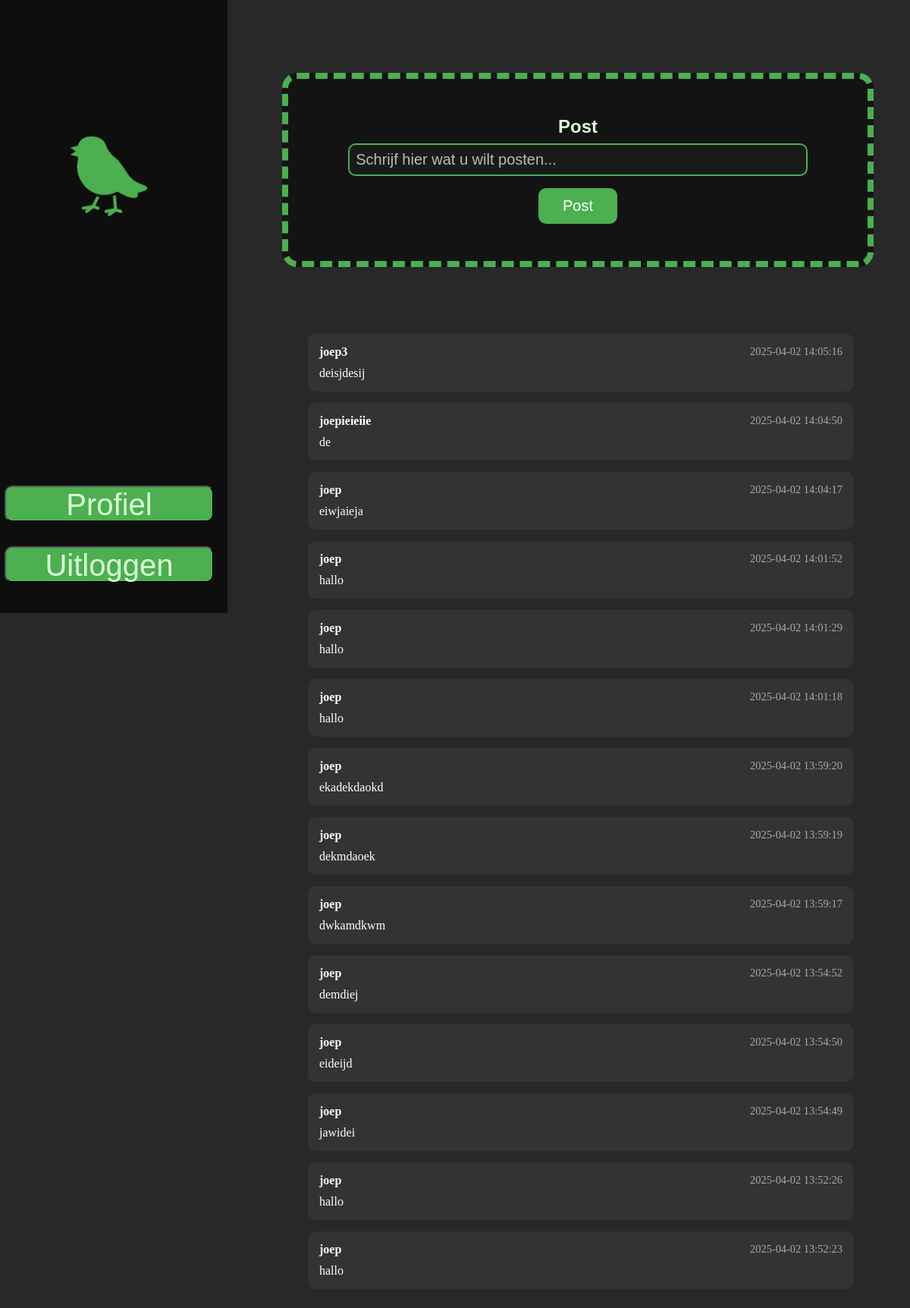
/main.php (signed in), run on the app's committed database.
### tables this page shows
CREATE TABLE `post` (
  `id` int(11) NOT NULL,
  `user_id` int(11) NOT NULL,
  `username` varchar(255) NOT NULL,
  `post` text NOT NULL,
  `date` datetime NOT NULL
);

### main.php (the view, shortened to what this page needs)
<?php
require "database/conn.php";
$stmt = $conn->prepare("SELECT * FROM `post` ORDER BY `date` DESC");
$stmt->execute();
$posts = $stmt->fetchAll(PDO::FETCH_ASSOC);
?>
<!DOCTYPE html>
<html lang="en">
<head>
    <link rel="stylesheet" href="mainpage.css">
</head>
<body>
<div class="leftsquare"></div>
<button class="btnprofiel" onclick="Profile()">Profiel</button>
<button class="btnuitloggen" onclick="window.location.href='logout.php'">Uitloggen</button>
<img class="logo" src="logo.png">
<form class="postform" action="post.php" method="post">
    <label for="post">Post</label>
    <input type="text" name="post" id="post" placeholder="Schrijf hier wat u wilt posten..." required>
    <input type="submit" value="Post">
</form>
<div class="posts-container">
    <?php foreach ($posts as $post): ?>
        <div class="post">
            <div class="post-header">
                <span class="post-username"><?php echo htmlspecialchars($post['username']); ?></span>
                <span class="post-date"><?php echo $post['date']; ?></span>
            </div>
            <div class="post-content">
                <?php echo nl2br(htmlspecialchars($post['post'])); ?>
            </div>
        </div>
    <?php endforeach; ?>
</div>
</body>
</html>

### mainpage.css (style rules this page uses)
.leftsquare { background-color: #0e0e0e; position: fixed; width: 25vw; height: 101vh; left: 0; top: 0; z-index: 10; }
html { background-color: #282828; }
.btnprofiel { color: #d9ffd8; width: 23vw; height: 6vh; font-size: 5vh; position: fixed; left: 0.5vw; top: 80vh; background-color: #4CAF50; border-radius: 10px; z-index: 20; }
.btnuitloggen { color: #d9ffd8; width: 23vw; height: 6vh; font-size: 5vh; position: fixed; left: 0.5vw; top: 90vh; background-color: #4CAF50; border-radius: 10px; z-index: 20; }
.logo { position: fixed; left: 12%; top: 10%; transform: translateX(-50%); width: 10vw; height: auto; z-index: 15; }
.postform { position: absolute; top: 12vh; left: 31vw; width: 61vw; height: 26vh; background-color: #131313; border-radius: 20px; border: 1vh dashed #4CAF50; display: flex; flex-direction: column; justify-content: center; align-items: center; padding: 2vh; }
.postform label { font-family: "Fira Sans", sans-serif; font-weight: 700; font-size: 3vh; color: #d9ffd8; margin-bottom: 1vh; }
.postform input[type="text"] { width: 80%; padding: 1vh; font-size: 2.5vh; border-radius: 10px; border: 2px solid #4CAF50; background-color: #1a1a1a; color: white; margin-bottom: 2vh; outline: none; }
.postform input[type="text"]::placeholder { color: #bbbbbb; }
.postform input[type="submit"] { background-color: #4CAF50; color: white; border: none; padding: 1.5vh 4vh; font-size: 2.5vh; cursor: pointer; border-radius: 10px; transition: background-color 0.3s ease, transform 0.2s; }
.posts-container { margin-top: 30px; padding: 10px; position: absolute; width: 60vw; left: 33vw; top: 50vh; }
.post { background-color: #333; color: #fff; margin-bottom: 15px; padding: 15px; border-radius: 10px; }
.post-header { display: flex; justify-content: space-between; margin-bottom: 10px; font-size: 1rem; }
.post-username { font-weight: bold; }
.post-date { font-size: 0.9rem; color: #aaa; }
.post-content { font-size: 1rem; }

### data on the page
post: username "joep3", date "2025-04-02 14:05:16", post "deisjdesij"
post: username "joepieieiie", date "2025-04-02 14:04:50", post "de"
post: username "joep", date "2025-04-02 14:04:17", post "eiwjaieja"
post: username "joep", date "2025-04-02 14:01:52", post "hallo"
post: username "joep", date "2025-04-02 14:01:29", post "hallo"
post: username "joep", date "2025-04-02 14:01:18", post "hallo"
post: username "joep", date "2025-04-02 13:59:20", post "ekadekdaokd"
post: username "joep", date "2025-04-02 13:59:19", post "dekmdaoek"
post: username "joep", date "2025-04-02 13:59:17", post "dwkamdkwm"
post: username "joep", date "2025-04-02 13:54:52", post "demdiej"
post: username "joep", date "2025-04-02 13:54:50", post "eideijd"
post: username "joep", date "2025-04-02 13:54:49", post "jawidei"
post: username "joep", date "2025-04-02 13:52:26", post "hallo"
post: username "joep", date "2025-04-02 13:52:23", post "hallo"
